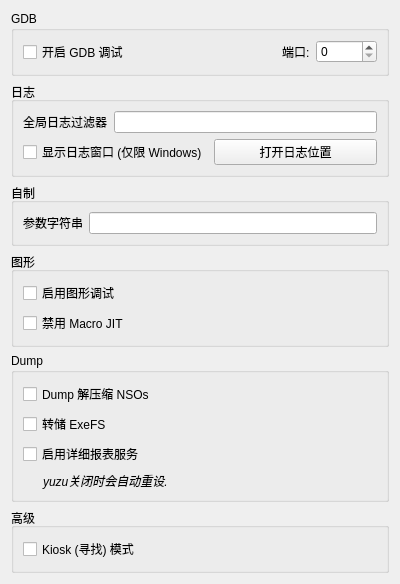
<?xml version="1.0" encoding="UTF-8"?>
<ui version="4.0">
 <class>ConfigureDebug</class>
 <widget class="QWidget" name="ConfigureDebug">
  <property name="geometry">
   <rect>
    <x>0</x>
    <y>0</y>
    <width>400</width>
    <height>467</height>
   </rect>
  </property>
  <property name="windowTitle">
   <string>Form</string>
  </property>
  <layout class="QVBoxLayout" name="verticalLayout_1">
   <item>
    <layout class="QVBoxLayout" name="verticalLayout_2">
     <item>
      <widget class="QGroupBox" name="groupBox">
       <property name="title">
        <string>GDB</string>
       </property>
       <layout class="QVBoxLayout" name="verticalLayout_3">
        <item>
         <layout class="QHBoxLayout" name="horizontalLayout_1">
          <item>
           <widget class="QCheckBox" name="toggle_gdbstub">
            <property name="text">
             <string>开启 GDB 调试</string>
            </property>
           </widget>
          </item>
          <item>
           <spacer name="horizontalSpacer">
            <property name="orientation">
             <enum>Qt::Horizontal</enum>
            </property>
            <property name="sizeHint" stdset="0">
             <size>
              <width>40</width>
              <height>20</height>
             </size>
            </property>
           </spacer>
          </item>
          <item>
           <widget class="QLabel" name="label_1">
            <property name="text">
             <string>端口:</string>
            </property>
           </widget>
          </item>
          <item>
           <widget class="QSpinBox" name="gdbport_spinbox">
            <property name="maximum">
             <number>65536</number>
            </property>
           </widget>
          </item>
         </layout>
        </item>
       </layout>
      </widget>
     </item>
    </layout>
   </item>
   <item>
    <widget class="QGroupBox" name="groupBox_2">
     <property name="title">
      <string>日志</string>
     </property>
     <layout class="QVBoxLayout" name="verticalLayout_4">
      <item>
       <layout class="QHBoxLayout" name="horizontalLayout_2">
        <item>
         <widget class="QLabel" name="label_2">
          <property name="text">
           <string>全局日志过滤器</string>
          </property>
         </widget>
        </item>
        <item>
         <widget class="QLineEdit" name="log_filter_edit"/>
        </item>
       </layout>
      </item>
      <item>
       <layout class="QHBoxLayout" name="horizontalLayout_3">
        <item>
         <widget class="QCheckBox" name="toggle_console">
          <property name="text">
           <string>显示日志窗口 (仅限 Windows)</string>
          </property>
         </widget>
        </item>
        <item>
         <widget class="QPushButton" name="open_log_button">
          <property name="text">
           <string>打开日志位置</string>
          </property>
         </widget>
        </item>
       </layout>
      </item>
     </layout>
    </widget>
   </item>
   <item>
    <widget class="QGroupBox" name="groupBox_3">
     <property name="title">
      <string>自制</string>
     </property>
     <layout class="QVBoxLayout" name="verticalLayout_5">
      <item>
       <layout class="QHBoxLayout" name="horizontalLayout_4">
        <item>
         <widget class="QLabel" name="label_3">
          <property name="text">
           <string>参数字符串</string>
          </property>
         </widget>
        </item>
        <item>
         <widget class="QLineEdit" name="homebrew_args_edit"/>
        </item>
       </layout>
      </item>
     </layout>
    </widget>
   </item>
   <item>
    <widget class="QGroupBox" name="groupBox_4">
     <property name="title">
      <string>图形</string>
     </property>
     <layout class="QVBoxLayout" name="verticalLayout_6">
      <item>
       <widget class="QCheckBox" name="enable_graphics_debugging">
        <property name="enabled">
         <bool>true</bool>
        </property>
        <property name="whatsThis">
         <string>选中时，图形API在较慢的调试模式进入</string>
        </property>
        <property name="text">
         <string>启用图形调试</string>
        </property>
       </widget>
      </item>
      <item>
       <widget class="QCheckBox" name="disable_macro_jit">
        <property name="enabled">
         <bool>true</bool>
        </property>
        <property name="whatsThis">
         <string>选中后，它将禁用宏即时编译器。 启用此功能会使游戏运行缓慢</string>
        </property>
        <property name="text">
         <string>禁用 Macro JIT</string>
        </property>
       </widget>
      </item>
     </layout>
    </widget>
   </item>
   <item>
    <widget class="QGroupBox" name="groupBox_5">
     <property name="title">
      <string>Dump</string>
     </property>
     <layout class="QVBoxLayout" name="verticalLayout_6">
      <item>
       <widget class="QCheckBox" name="dump_decompressed_nso">
        <property name="whatsThis">
         <string>选中后，任何尝试加载或修补的NSO yuzu都将被解压缩后复制到 yuzu/dump 目录.</string>
        </property>
        <property name="text">
         <string>Dump 解压缩 NSOs</string>
        </property>
       </widget>
      </item>
      <item>
       <widget class="QCheckBox" name="dump_exefs">
        <property name="whatsThis">
         <string>选中后，yuzu加载的任何游戏都将其ExeFS转储到 yuzu/dump 目录.</string>
        </property>
        <property name="text">
         <string>转储 ExeFS</string>
        </property>
       </widget>
      </item>
      <item>
       <widget class="QCheckBox" name="reporting_services">
        <property name="text">
         <string>启用详细报表服务</string>
        </property>
       </widget>
      </item>
      <item>
       <widget class="QLabel" name="label">
        <property name="font">
         <font>
          <italic>true</italic>
         </font>
        </property>
        <property name="text">
         <string>yuzu关闭时会自动重设.</string>
        </property>
        <property name="indent">
         <number>20</number>
        </property>
       </widget>
      </item>
     </layout>
    </widget>
   </item>
   <item>
    <widget class="QGroupBox" name="groupBox_6">
     <property name="title">
      <string>高级</string>
     </property>
     <layout class="QVBoxLayout" name="verticalLayout_7">
      <item>
       <widget class="QCheckBox" name="quest_flag">
        <property name="text">
         <string>Kiosk (寻找) 模式</string>
        </property>
       </widget>
      </item>
     </layout>
    </widget>
   </item>
   <item>
    <spacer name="verticalSpacer">
     <property name="orientation">
      <enum>Qt::Vertical</enum>
     </property>
     <property name="sizeType">
      <enum>QSizePolicy::Expanding</enum>
     </property>
     <property name="sizeHint" stdset="0">
      <size>
       <width>20</width>
       <height>40</height>
      </size>
     </property>
    </spacer>
   </item>
  </layout>
 </widget>
 <tabstops>
  <tabstop>toggle_gdbstub</tabstop>
  <tabstop>gdbport_spinbox</tabstop>
  <tabstop>log_filter_edit</tabstop>
  <tabstop>toggle_console</tabstop>
  <tabstop>open_log_button</tabstop>
  <tabstop>homebrew_args_edit</tabstop>
  <tabstop>enable_graphics_debugging</tabstop>
  <tabstop>dump_decompressed_nso</tabstop>
  <tabstop>dump_exefs</tabstop>
  <tabstop>reporting_services</tabstop>
  <tabstop>quest_flag</tabstop>
 </tabstops>
 <resources/>
 <connections>
  <connection>
   <sender>toggle_gdbstub</sender>
   <signal>toggled(bool)</signal>
   <receiver>gdbport_spinbox</receiver>
   <slot>setEnabled(bool)</slot>
   <hints>
    <hint type="sourcelabel">
     <x>84</x>
     <y>157</y>
    </hint>
    <hint type="destinationlabel">
     <x>342</x>
     <y>158</y>
    </hint>
   </hints>
  </connection>
 </connections>
</ui>
